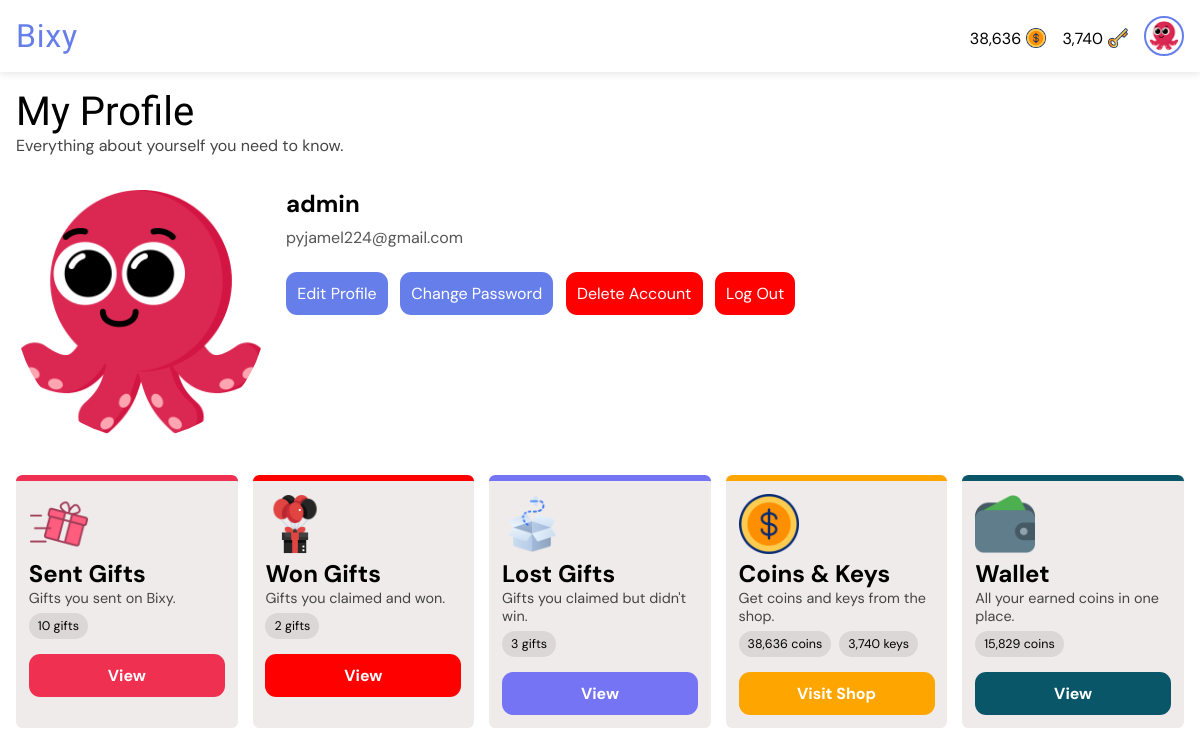
The app's page /profile/ (signed in), older data.
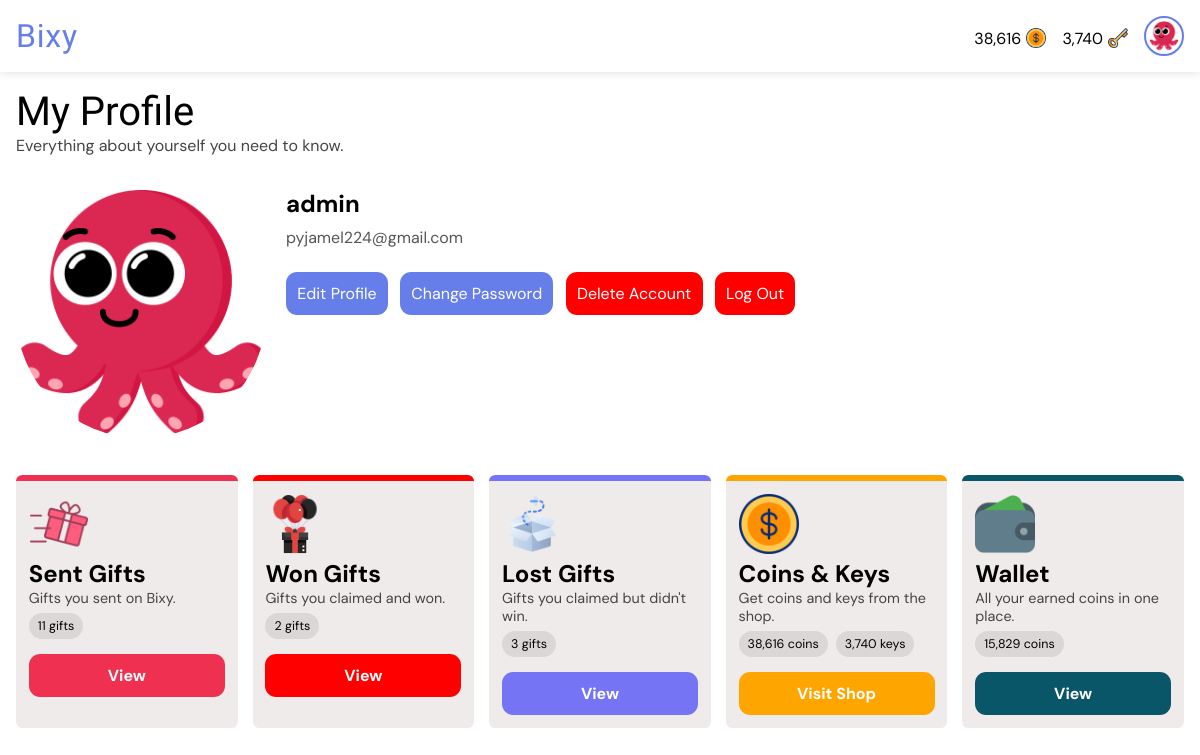
The same page, newer data.
### giftapp/models.py (models this page shows, shortened)
class User(AbstractUser):
    gender = models.CharField(max_length=6, choices=GENDERS, default=GENDERS[0][0])
    is_verified = models.BooleanField(default=False, help_text="If the user's email address is verified or not.")
    email = models.EmailField(unique=True, blank=False, null=False)
    new_email = models.EmailField(unique=False, blank=True, null=True)
    coins = models.PositiveIntegerField(default=0)
    won_coins = models.PositiveIntegerField(default=0)
    keys = models.PositiveIntegerField(default=0)
    verify_code = models.CharField(max_length=255, null=True, blank=True)
    change_email_code = models.CharField(max_length=255, null=True, blank=True)
    profile_pic = models.ForeignKey(ProfilePicture, on_delete=models.SET_NULL, related_name='owners', null=True)
    deactivated_at = models.DateTimeField(null=True, blank=True)
    USERNAME_FIELD = "email"
    REQUIRED_FIELDS = ["username"]
    def is_pending_deletion(self):
        return self.deactivated_at is not None

class ProfilePicture(models.Model):
    name = models.CharField(max_length=50, null=False, blank=False)
    image = models.ImageField(null=False, blank=False, upload_to='profile_pics')

### giftapp/views.py (the view)
# urls.py: path("profile/", views.profile, name="profile"),
@login_required
def profile(request):
    won = GiftTransaction.objects.filter(reveals=request.user, recipient=request.user).count()
    sent = GiftTransaction.objects.filter(gifter=request.user).count()
    lost = GiftTransaction.objects.filter(reveals=request.user).exclude(recipient=request.user).exclude(gifter=request.user).count()
    context = {
        "won": won,
        "sent": sent,
        "lost": lost,
    }
    return render(request, "profile.html", context)

### templates/profile.html (shortened to what this page needs)
{% extends 'base.html' %}
{% load static %}
{% load humanize %}
{% load timefilters %}
{% block title %}
<link rel="stylesheet" href="{% static 'css/all_gifts.css' %}">
{% endblock %}
{% block body %}
<div class="heading">
    <h1>My Profile</h1>
    <p>Everything about yourself you need to know.</p>
</div>
<div class="profile-container">
    <div class="profile-img">
        <img src="{{ request.user.profile_pic.image.url }}" alt="Profile Picture">
    </div>
    <div class="profile-info">
        <h2>{{ request.user.username }}</h2>
        <p>{{ request.user.email }}</p>
        <div class="profile-links">
            <a href="{% url 'edit_profile' %}">Edit Profile</a>
            <a href="{% url 'change_password' %}">Change Password</a>
            {% if request.user.is_pending_deletion %}
            <a href="{% url 'cancel_deletion' %}" style="background-color: #28a745;">Cancel Deletion</a>
            {% else %}
            <a href="{% url 'delete_account' %}" style="background-color: red;">Delete Account</a>
            {% endif %}
            <a href="{% url 'logout' %}" style="background-color: red;">Log Out</a>
        </div>
    </div>
</div>
<div class="card-container">
    <div class="card prf">
        <div class="prf-image">
            <img src="{% static 'images/giftbox (1).png' %}" alt="Sent Gifts Image">
        </div>
        <h2>Sent Gifts</h2>
        <p>Gifts you sent on Bixy.</p>
        <div class="tags">
            <p class="tag">{{ sent|intcomma }} gift{{ sent|pluralize }}</p>
        </div>
        <a href="{% url 'sent_gifts' %}">View</a>
    </div>
    <div class="card prf">
        <div class="prf-image">
            <img src="{% static 'images/gift-box.png' %}" alt="Won Gifts Image">
        </div>
        <h2>Won Gifts</h2>
        <p>Gifts you claimed and won.</p>
        <div class="tags">
            <p class="tag">{{ won|intcomma }} gift{{ won|pluralize }}</p>
        </div>
        <a href="{% url 'won_gifts' %}">View</a>
    </div>
    <div class="card prf">
        <div class="prf-image">
            <img src="{% static 'images/empty-box.png' %}" alt="Lost Gifts Image">
        </div>
        <h2>Lost Gifts</h2>
        <p>Gifts you claimed but didn't win.</p>
        <div class="tags">
            <p class="tag">{{ lost|intcomma }} gift{{ lost|pluralize }}</p>
        </div>
        <a href="{% url 'lost_gifts' %}">View</a>
    </div>
    <div class="card prf">
        <div class="prf-image">
            <img src="{% static 'images/dollar.png' %}" alt="Coin Shop Image">
        </div>
        <h2>Coins & Keys</h2>
        <p>Get coins and keys from the shop.</p>
        <div class="tags">
            <p class="tag">{{ request.user.coins|intcomma }} coin{{request.user.coins|pluralize }}</p>
            <p class="tag">{{ request.user.keys|intcomma }} key{{request.user.keys|pluralize }}</p>
        </div>
        <a href="{% url 'buy_coins' %}">Visit Shop</a>
    </div>
    <div class="card prf">
        <div class="prf-image">
            <img src="{% static 'images/wallet.png' %}" alt="Wallet Image">
        </div>
        <h2>Wallet</h2>
        <p>All your earned coins in one place.</p>
        <div class="tags">
            <p class="tag">{{ request.user.won_coins|intcomma }} coin{{request.user.won_coins|pluralize }}</p>
        </div>
        <a href="{% url 'wallet' %}">View</a>
    </div>
</div>
{% endblock %}

### templates/base.html (shortened to what this page needs)
<!DOCTYPE html>
<html lang="en">
<head>
    {% load static %}
    {% load humanize %}
    {% load timefilters %}
    {% block title %} {% endblock %}
</head>
<body>
    <nav class="navbar">
        <div class="logo-container" role="link" tabindex="0">
            <a href="{% url 'all_gifts' %}" class="logo-text">Bixy</a>
        </div>
        <div class="profile-section" id="profileSection">
            {% if user.is_authenticated %}
            <a href="{% url 'buy_coins' %}" style="text-decoration: none; color: black;">
                <div class="cost">
                    <p>{{ user.coins|intcomma }}</p>
                    <img src="{% static 'images/dollar.png' %}" alt="Gift image">
                </div>
            </a>
            <a href="{% url 'buy_coins' %}" style="text-decoration: none; color: black;">
                <div class="cost">
                    <p>{{ user.keys|intcomma }}</p>
                    <img src="{% static 'images/key.png' %}" alt="Gift image">
                </div>
            </a>
            <a href="{% url 'profile' %}">
                <img src="{{ user.profile_pic.image.url }}" alt="Profile picture" class="profile-pic" />
            </a>
            {% else %}
            <a href="{% url 'signin' %}" class="btn login">Login</a>
            <a href="{% url 'signup' %}" class="btn signup">Sign Up</a>
            {% endif %}
        </div>
    </nav>
    <main>
        <section>
            {% block body %} {% endblock %}
        </section>
    </main>
</body>
</html>

### static/css/all_gifts.css (style rules this page uses)
* { margin: 0; padding: 0; box-sizing: border-box; font-family: "DM Sans", sans-serif; font-optical-sizing: auto; font-style: normal; }
html { font-size: 16px; }
:root { --background-color: white; --text-color: black; --label-color: #555; --even-row-color: #f9f9f9; --input-background-color: white; --input-text-color: black; --input-border-color: #ccc; --sub-text-color: #444; --button-color: #667eea; --link-color: #667eea; --button-hover-color: #7f53d2; --card-background-color: rgb(240, 235, 235); --card-text-color: var(--text-color); --card-button-color: white; --tag-bg: #dbd7d7; --tag-text: black; --padding-value: 1rem; }
* { margin: 0; padding: 0; box-sizing: border-box; }
body { background-color: var(--background-color); }
.navbar { display: flex; justify-content: space-between; align-items: center; padding: 1rem var(--padding-value); background: var(--background-color); box-shadow: 0 2px 8px rgba(0, 0, 0, 0.1); position: fixed; top: 0; width: 100%; z-index: 1000; }
.logo-container { display: flex; align-items: center; cursor: pointer; user-select: none; }
.logo-text { font-weight: 700; font-size: 2rem; color: var(--button-color); line-height: 1; letter-spacing: .05rem; font-family: "Passion One", sans-serif; font-weight: 400; font-style: normal; text-decoration: none; }
.profile-section { display: flex; align-items: center; gap: 1rem; }
.profile-pic { width: 40px; height: 40px; border-radius: 50%; object-fit: cover; cursor: pointer; border: 2px solid var(--button-color); transition: box-shadow 0.3s ease; padding: .2rem; display: block; }
main { margin-top: 4.5em; }
div.heading { padding: 1rem var(--padding-value); }
div.heading h1 { font-family: "Passion One", sans-serif; font-weight: 400; font-style: normal; text-decoration: none; font-size: 2.5rem; color: var(--text-color); }
div.heading p { color: var(--sub-text-color); }
div.card-container { display: flex; flex-wrap: wrap; gap: 15px; padding: 1rem var(--padding-value); }
div.card { background-color: var(--card-background-color); color: var(--card-text-color); display: flex; flex-direction: column; align-items: center; padding: 1em; font-size: .8rem; border-radius: 1em; width: calc((100% - 60px) / 5); }
div.tags { display: flex; align-items: center; justify-content: center; flex-wrap: wrap; gap: 8px; margin: .5em 0; }
p.tag { background-color: var(--tag-bg); color: var(--tag-text); padding: 5px 9px; border-radius: 15px; font-size: 12.5px; white-space: nowrap; }
div.card a { width: 100%; background-color: var(--link-color); color: var(--card-button-color); padding: .7rem; border: none; border-radius: .7em; font-size: 1rem; font-weight: bold; text-decoration: none; text-align: center; }
div.cost { display: flex; align-items: center; gap: 5px; justify-content: center; margin-top: .3rem; color: var(--text-color); }
div.cost img { width: 20px !important; height: 20px !important; }
div.profile-container { display: flex; gap: 20px; padding: 1rem var(--padding-value); }
.profile-img { flex-shrink: 0; }
.profile-img img { width: 250px; height: 250px; border-radius: 50%; object-fit: cover; }
.profile-info { flex-grow: 1; }
.profile-info h2 { margin: 0 0 8px; }
.profile-info p { margin: 0 0 12px; color: #555; }
.profile-links { margin-top: 1rem; }
.profile-links a { margin: .5em .5em 0 0; background-color: var(--link-color); color: var(--card-button-color); padding: .7rem; border: none; border-radius: .7em; font-size: 1rem; text-decoration: none; text-align: center; display: inline-block; }
div.prf { align-items: flex-start; border-top: 6px solid var(--button-color); border-radius: .5em; }
div.prf:nth-of-type(1) { --card-color: rgb(240, 48, 80); border-top: 6px solid var(--card-color); }
div.prf:nth-of-type(2) { --card-color: red; border-top: 6px solid var(--card-color); }
div.prf:nth-of-type(3) { --card-color: rgb(116, 116, 245); border-top: 6px solid var(--card-color); }
div.prf:nth-of-type(4) { --card-color: orange; border-top: 6px solid var(--card-color); }
div.prf:nth-of-type(5) { --card-color: rgb(9, 86, 105); border-top: 6px solid var(--card-color); }
div.prf-image img { width: 100%; height: 60px; }
div.prf h2 { font-size: 1.5rem; }
div.prf p:not(.tag) { font-size: .9rem; color: var(--sub-text-color); }
div.prf a { margin-top: .5rem; background-color: var(--card-color); }

Row changes from the older to the newer data that the page shows:
changed User "admin": coins "38,636" → "38,616"; user.coins "38,636" → "38,616"
Text that changed along with them:
{{ sent|intcomma }}: "10" → "11"
